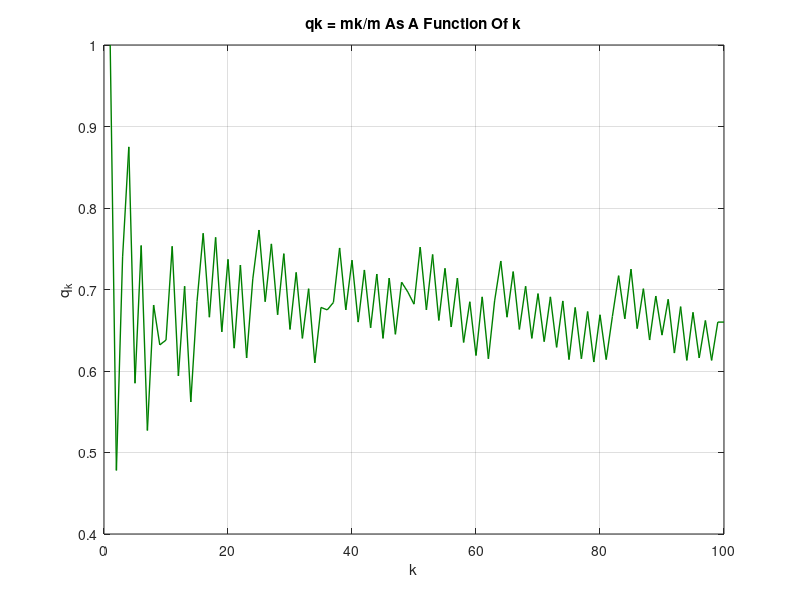
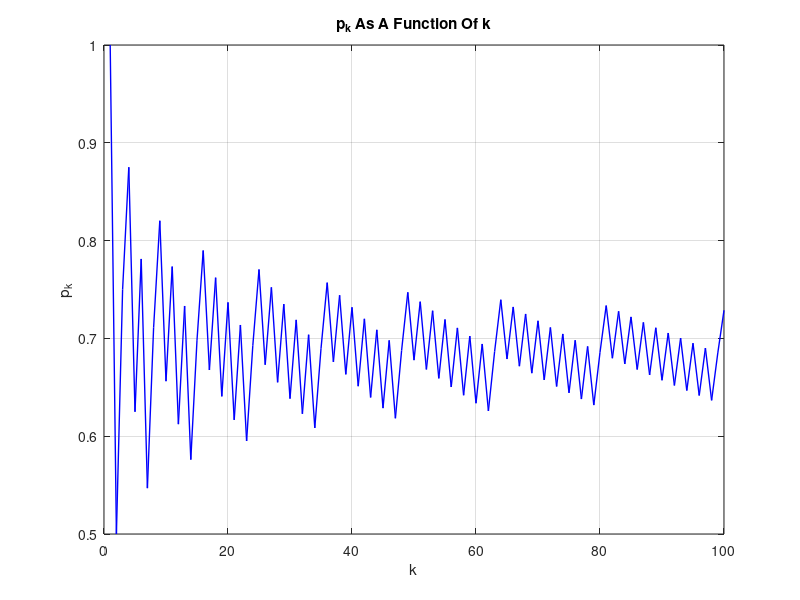

MATLAB code for these plots, in order:
% PART A:
n = 100;
m = 1000;
p = 0.5;
tracker = 0;
traces = zeros(m, n);
for i = 1:m
    trace = binornd(1, p, [1, n]);
    traces(i, :) = cumsum(trace) ./ (1:n);
end
standard_errors = 1 ./ (2 * sqrt(1:n));
mk = zeros(1, n);
ExpectedMean = p;
for k = 1:n
    mk(k) = sum(abs(traces(:, k) - ExpectedMean) <= standard_errors(k));
end
qk = mk / m;
green = [0, 0.5, 0];
figure;
plot(1:n, qk, 'Color', green, 'LineWidth', 1); 
xlabel('k');
ylabel('q_k');
title('qk = mk/m As A Function Of k');
grid on;

% PART B
pk = zeros(1, n);
for k = 1:n
    lower_bound = ceil((k / 2) - sqrt(k) / 2);
    upper_bound = floor((k / 2) + sqrt(k) / 2);
    if lower_bound < 0
        lower_bound = 0;
    end
    if upper_bound > k
        upper_bound = k;
    end
    pk(k) = binocdf(upper_bound, k, 0.5) - binocdf(lower_bound - 1, k, 0.5);
end
disp('Probabilities For p_k at k values:');
disp(pk([1, 10, 50, 100]));

% Part C
figure;
plot(1:n, pk, 'b', 'LineWidth', 1);
xlabel('k');
ylabel('p_k');
title('p_k As A Function Of k');
grid on;
